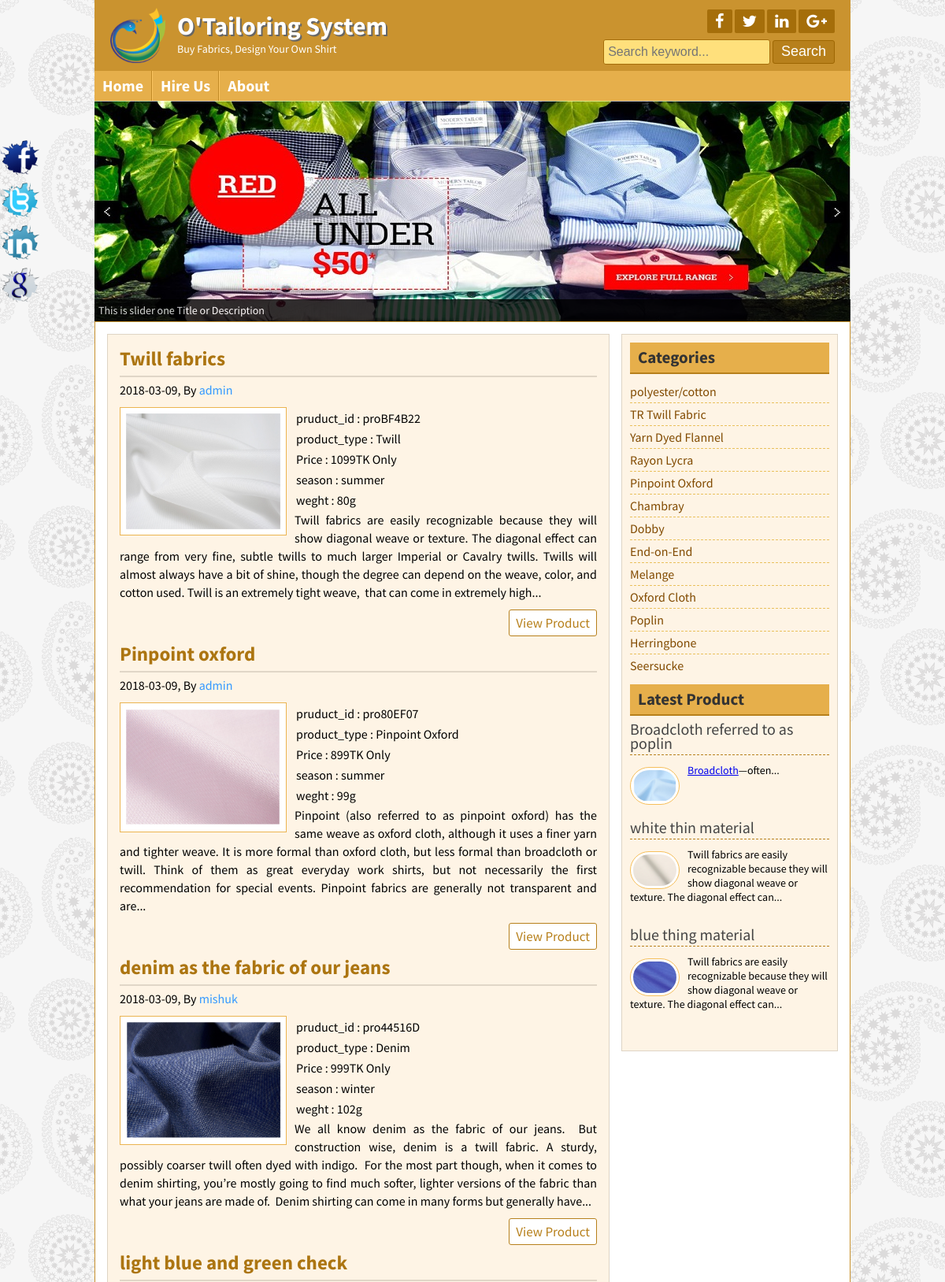
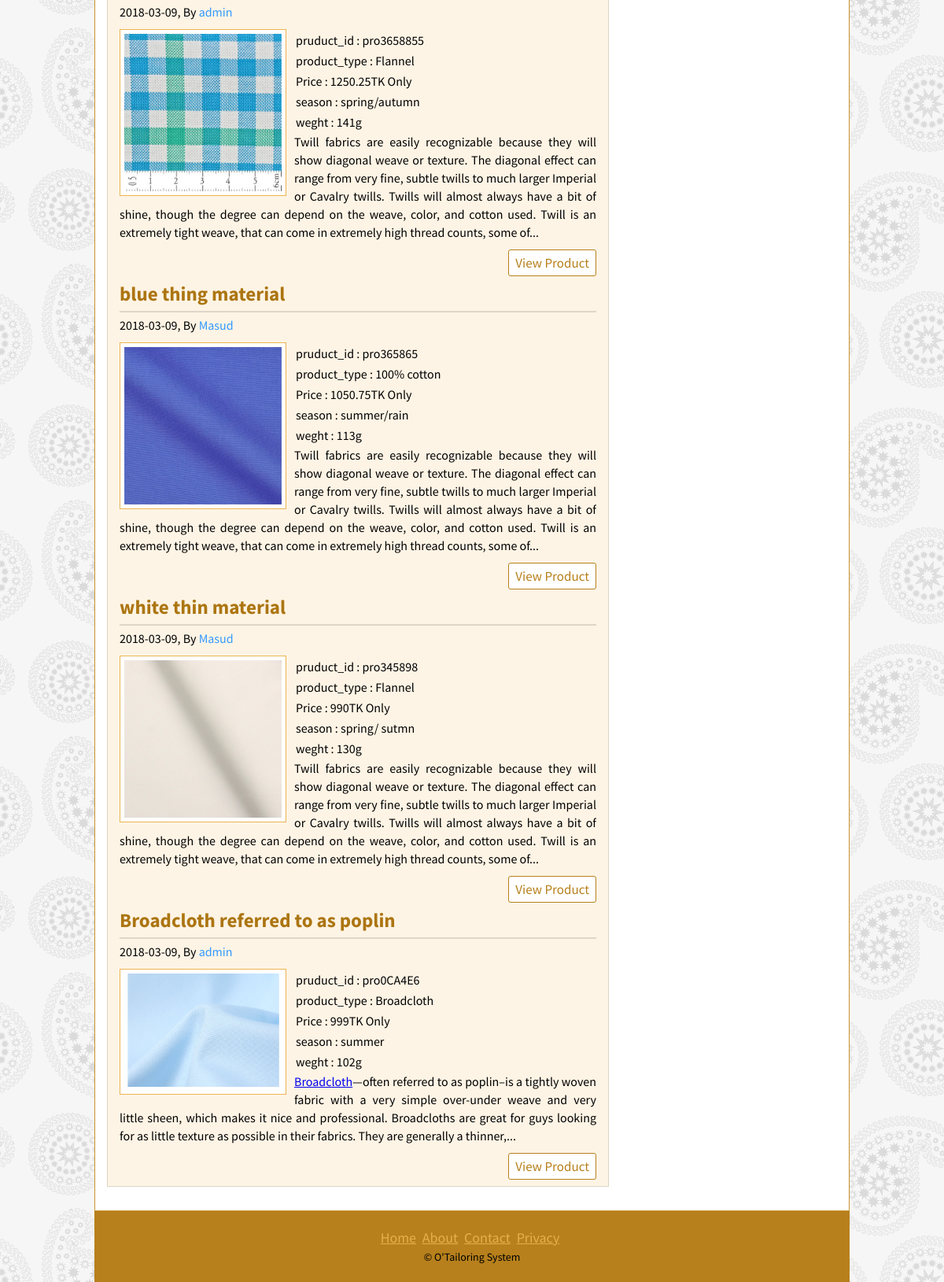
The page / on the database its author committed (2 pictures, top to bottom).
### tables this page shows
CREATE TABLE `product` (
  `product_id` varchar(50) NOT NULL,
  `product_typeid` varchar(50) NOT NULL,
  `title` varchar(255) NOT NULL,
  `price` float NOT NULL,
  `body` text NOT NULL,
  `image` varchar(255) NOT NULL,
  `author` varchar(50) NOT NULL,
  `tags` varchar(255) NOT NULL,
  `ddate` date NOT NULL,
  `Season` varchar(50) NOT NULL,
  `weight` int(11) NOT NULL
);

CREATE TABLE `product_type` (
  `product_typeid` varchar(50) NOT NULL,
  `cid` int(11) NOT NULL,
  `product_type` varchar(100) NOT NULL
);

CREATE TABLE `catagory` (
  `catid` int(11) NOT NULL,
  `name` varchar(50) NOT NULL
);

### lib/Database.php (called while the page is built, shortened)
<?php
Class Database{
	public $host   = DB_HOST;
	public $user   = DB_USER;
	public $pass   = DB_PASS;
	public $dbname = DB_NAME;
	public $link;
	private function connectDB(){
	$this->link = new mysqli($this->host, $this->user, $this->pass, $this->dbname);
 }
	public function select($query){
		$result = $this->link->query($query) or die($this->link->error.__LINE__);
		if($result->num_rows > 0){
			return $result;
		} else {
			return false;
		}
	}
}

### helpers/format.php (called while the page is built, shortened)
<?php
class format{
     public function textShorten($text, $limit = 400)
    {
      $text = $text." ";
      $text =  substr($text, 0, $limit);
      $text = substr($text, 0, strrpos($text, ' '));
      $text = $text."...";
      return $text;
    }
}
 ?>

### index.php (the view)
<?php include "inc/header.php";?>
<?php include "inc/slider.php";?>
<?php
$db= new Database();
$fm= new format();
?>
	<div class="contentsection contemplete clear">
		<div class="maincontent clear">
<?php
	$query= "SELECT product.*, product_type.product_type, name
			FROM product, product_type, catagory
			WHERE product.product_typeid=product_type.product_typeid
			and product_type.cid=catagory.catid order by product_id desc";
	$post= $db->select($query);
	if ($post) {
		while ($result= $post->fetch_assoc()) {
				?>
				<div class="samepost clear">
				<h2><a href="post.php?id=<?php echo $result['product_id']; ?>"><?php echo $result['title']; ?></a></h2>
				<h4><?php echo $result['ddate']; ?>, By <a href="#"><?php echo $result['author']; ?></a></h4>
				 <a href="#"><img src="admin/<?php echo $result['image']; ?>" alt="post image"/></a>
				 <table class="table-bordered ">
					<tr>
						<td> <?php echo "pruduct_id  : ".$result['product_id'] ?></td></tr>
						<tr><td> <?php echo "product_type : ".$result['product_type'] ?></td></tr>
						<tr><td> <?php echo "Price : ".$result['price'].'TK Only' ?></td></tr>
						<tr><td> <?php echo "season : ".$result['Season'] ?></td></tr>
						<tr><td> <?php echo "weght : ".$result['weight']."g" ?></td></tr>
				</table>
					<?php echo $fm->textShorten($result['body']); ?>
				<div class="readmore clear">
					<a href="post.php?product_id=<?php echo $result['product_id']; ?>">View Product</a>
				</div>
			</div>
			<?php } ?>
			<?php } else{
					header("Location:404.php");
			} ?>
		</div>
<?php include "inc/sidebar.php";?>
<?php include "inc/footer.php";?>

### inc/header.php (shortened to what this page needs)
<?php include 'lib/Database.php';?>
<?php include 'helpers/format.php';?>
<!DOCTYPE html>
<html>
<head>
	<link rel="stylesheet" href="font-awesome-4.5.0/css/font-awesome.css">
	<link rel="stylesheet" href="css/nivo-slider.css" type="text/css" media="screen" />
	<link rel="stylesheet" href="style.css">
</head>
<body>
	<div class="headersection templete clear">
		<a href="index.php">
			<div class="logo">
				<img src="images/logo.png" alt="Logo"/>
				<h2>O'Tailoring System</h2>
				<p>Buy Fabrics, Design Your Own Shirt</p>
			</div>
		</a>
		<div class="social clear">
			<div class="icon clear">
				<a href="#" target="_blank"><i class="fa fa-facebook"></i></a>
				<a href="#" target="_blank"><i class="fa fa-twitter"></i></a>
				<a href="#" target="_blank"><i class="fa fa-linkedin"></i></a>
				<a href="#" target="_blank"><i class="fa fa-google-plus"></i></a>
			</div>
			<div class="searchbtn clear">
			<form action="search.php" method="get">
				<input type="text" name="search" placeholder="Search keyword..."/>
				<input type="submit" name="submit" value="Search"/>
			</form>
			</div>
		</div>
	</div>
<div class="navsection templete">
	<ul>
		<li><a id="" href="index.php">Home</a></li>
		<li><a href="hrc.php">Hire Us</a></li>
		<li><a href="about.php">About</a></li>
	</ul>
</div>

### inc/slider.php (shortened to what this page needs)
<div class="slidersection templete clear">
        <div id="slider">
            <a href="#"><img src="images/slideshow/slider1.jpg" alt="nature 1" title="This is slider one Title or Description" /></a>
        </div>

### inc/sidebar.php
<div class="sidebar clear">
	<div class="samesidebar clear">
		<h2>Categories</h2>
		<ul>
		<?php
			$query= "select * from catagory";
			$post= $db->select($query);
			if ($post) {
				while ($result= $post->fetch_assoc()) {
				?>
				<li><a href="posts.php?catid=<?php echo $result['catid'] ;?>"><?php echo $result['name']; ?></a></li>
				<?php } } ?>
			</ul>
	</div>
	<div class="samesidebar clear">
		<marquee><h2>Latest Product</h2></marquee>
			<?php
				$query= "select * from product limit 3";
				$post= $db->select($query);
				if ($post) {
					while ($result= $post->fetch_assoc()) {
					 ?>
			<div class="popular clear">
				<h3><a href="post.php?product_id=<?php echo $result['product_id'] ?>"><?php echo $result['title'];?></a></h3>
				<a href="post.php?product_id=<?php echo $result['product_id'] ?>"><img src="admin/<?php echo $result['image']; ?>" alt="post image"/></a>
				<p><?php echo $fm->textShorten($result['body'],120); ?></p>
			</div>
			<?php } } else { header("Location:404.php");  } ?>
	</div>
</div>

### inc/footer.php (shortened to what this page needs)
</div>
	<div class="footersection templete clear">
	  <div class="footermenu clear">
		<ul>
			<li><a href="#">Home</a></li>
			<li><a href="#">About</a></li>
			<li><a href="#">Contact</a></li>
			<li><a href="#">Privacy</a></li>
		</ul>
	  </div>
	  <p>&copy; O'Tailoring System</p>
	</div>
	<div class="fixedicon clear">
		<a href="http://www.facebook.com"><img src="images/fb.png" alt="Facebook"/></a>
		<a href="http://www.twitter.com"><img src="images/tw.png" alt="Twitter"/></a>
		<a href="http://www.linkedin.com"><img src="images/in.png" alt="LinkedIn"/></a>
		<a href="http://www.google.com"><img src="images/gl.png" alt="GooglePlus"/></a>
	</div>
</body>
</html>

### css/nivo-slider.css (style rules this page uses)
.nivoSlider { position:relative; }
.nivoSlider a.nivo-imageLink { position:absolute; top:0px; left:0px; width:100%; height:100%; border:0; padding:0; margin:0; z-index:60; display:none; }

### rows shown on the page
product: title "Twill fabrics", ddate "2018-03-09", author "admin", image (picture), product_id "proBF4B22", product_typeid.product_type "Twill", price "1099", Season "summer", weight "80", body "Twill fabrics are easily recognizable because they will show diagonal weave or texture. The diagonal effect can range from very fine, subtle twills to much larger Imperial or Cavalry twills. Twills will almost always have a bit of shine, though the degree can depend on the weave, color, and cotton used. Twill is an extremely tight weave, that can come in extremely high..."
product: title "Pinpoint oxford", ddate "2018-03-09", author "admin", image (picture), product_id "pro80EF07", product_typeid.product_type "Pinpoint Oxford", price "899", Season "summer", weight "99", body "Pinpoint (also referred to as pinpoint oxford) has the same weave as oxford cloth, although it uses a finer yarn and tighter weave. It is more formal than oxford cloth, but less formal than broadcloth or twill. Think of them as great everyday work shirts, but not necessarily the first recommendation for special events. Pinpoint fabrics are generally not transparent and are..."
product: title "denim as the fabric of our jeans", ddate "2018-03-09", author "mishuk", image (picture), product_id "pro44516D", product_typeid.product_type "Denim", price "999", Season "winter", weight "102", body "We all know denim as the fabric of our jeans. But construction wise, denim is a twill fabric. A sturdy, possibly coarser twill often dyed with indigo. For the most part though, when it comes to denim shirting, you’re mostly going to find much softer, lighter versions of the fabric than what your jeans are made of. Denim shirting can come in many forms but generally have..."
product: title "light blue and green check", ddate "2018-03-09", author "admin", image (picture), product_id "pro3658855", product_typeid.product_type "Flannel", price "1250.25", Season "spring/autumn", weight "141", body "Twill fabrics are easily recognizable because they will show diagonal weave or texture. The diagonal effect can range from very fine, subtle twills to much larger Imperial or Cavalry twills. Twills will almost always have a bit of shine, though the degree can depend on the weave, color, and cotton used. Twill is an extremely tight weave, that can come in extremely high thread counts, some of..."
product: title "blue thing material", ddate "2018-03-09", author "Masud", image (picture), product_id "pro365865", product_typeid.product_type "100% cotton", price "1050.75", Season "summer/rain", weight "113", body "Twill fabrics are easily recognizable because they will show diagonal weave or texture. The diagonal effect can range from very fine, subtle twills to much larger Imperial or Cavalry twills. Twills will almost always have a bit of shine, though the degree can depend on the weave, color, and cotton used. Twill is an extremely tight weave, that can come in extremely high thread counts, some of...", body "Twill fabrics are easily recognizable because they will show diagonal weave or texture. The diagonal effect can..."
product: title "white thin material", ddate "2018-03-09", author "Masud", image (picture), product_id "pro345898", product_typeid.product_type "Flannel", price "990", Season "spring/ sutmn", weight "130", body "Twill fabrics are easily recognizable because they will show diagonal weave or texture. The diagonal effect can range from very fine, subtle twills to much larger Imperial or Cavalry twills. Twills will almost always have a bit of shine, though the degree can depend on the weave, color, and cotton used. Twill is an extremely tight weave, that can come in extremely high thread counts, some of...", body "Twill fabrics are easily recognizable because they will show diagonal weave or texture. The diagonal effect can..."
product: title "Broadcloth referred to as poplin", ddate "2018-03-09", author "admin", image (picture), product_id "pro0CA4E6", product_typeid.product_type "Broadcloth", price "999", Season "summer", weight "102", body "Broadcloth —often referred to as poplin–is a tightly woven fabric with a very simple over-under weave and very little sheen, which makes it nice and professional. Broadcloths are great for guys looking for as little texture as possible in their fabrics. They are generally a thinner,...", body "Broadcloth —often..."
catagory: name "polyester/cotton"
catagory: name "TR Twill Fabric"
catagory: name "Yarn Dyed Flannel"
catagory: name "Rayon Lycra"
catagory: name "Pinpoint Oxford"
catagory: name "Chambray"
catagory: name "Dobby"
catagory: name "End-on-End"
catagory: name "Melange"
catagory: name "Oxford Cloth"
catagory: name "Poplin"
catagory: name "Herringbone"
catagory: name "Seersucke"
